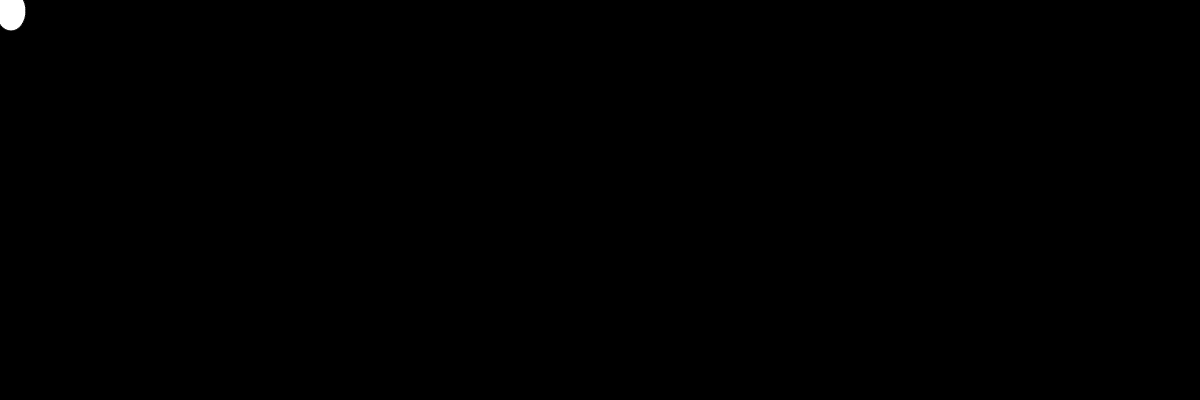
Frame 1 (no input)
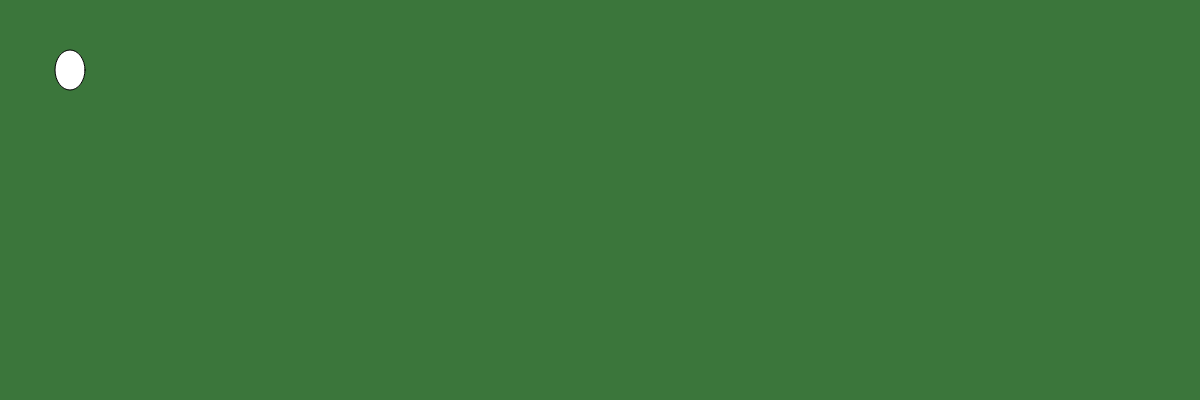
Frame 60 (no input)
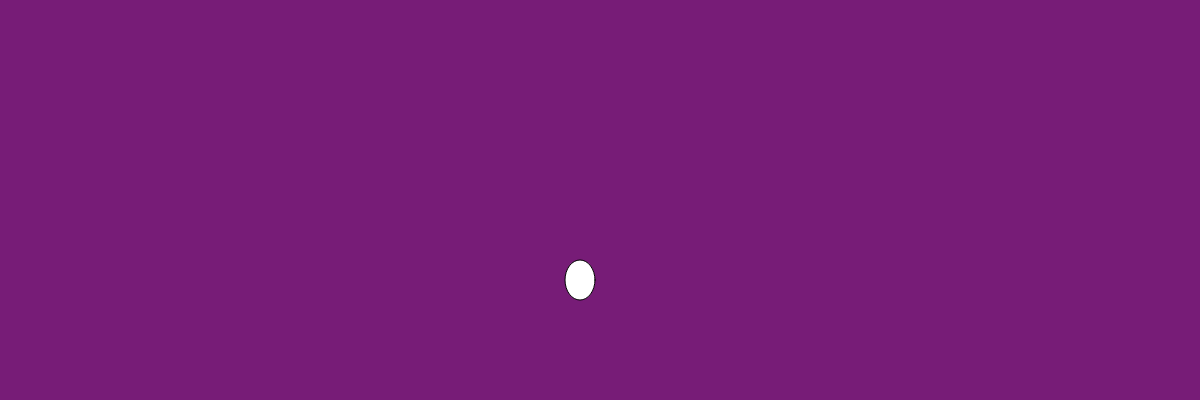
Frame 120 (the mouse pressed at the canvas centre since frame 60)

The p5.js sketch that drew these frames (run headless with seeded random() and noise() and a simulated clock; from frame 60 on, the mouse is pressed at the canvas centre):

// p5.js sketch
// ── sketch.js


let ball = {};
ball.width = 30;
ball.height = 40;
ball.x = 10;
ball.y = 10;
ball.delta_x = 1;
ball.delta_y = 1;
ball.scale_x = 1;
ball.scale_y = 1;

let red_val = 0;
let blue_val = 0;
let green_val = 0;

function setup() {
    createCanvas(windowWidth, 400);
    background(255);
}


function draw() {
  background( red_val, green_val, blue_val );

    red_val = red_val + 1;
      blue_val = blue_val + 1;
        green_val = green_val + 2;

    red_val = red_val % 225;
      blue_val = blue_val % 225;
        green_val = green_val % 210;

    ball.x += ball.delta_x * ball.scale_x;
    ball.y += ball.delta_y * ball.scale_y;


    if (ball.x >= width || ball.x <= 0) {
        ball.delta_x = -1 * ball.delta_x;
    }
    if (ball.y >= height || ball.y <= 0) {
        ball.delta_y = -1 * ball.delta_y;
    }

    fill(255);
    ellipse(ball.x, ball.y, ball.width, ball.height);


}

function mousePressed() {
    ball.scale_x = map(mouseX, 0, width, 7, 10);
    ball.scale_y = map(mouseY, 0, height, 5, 10);



}
